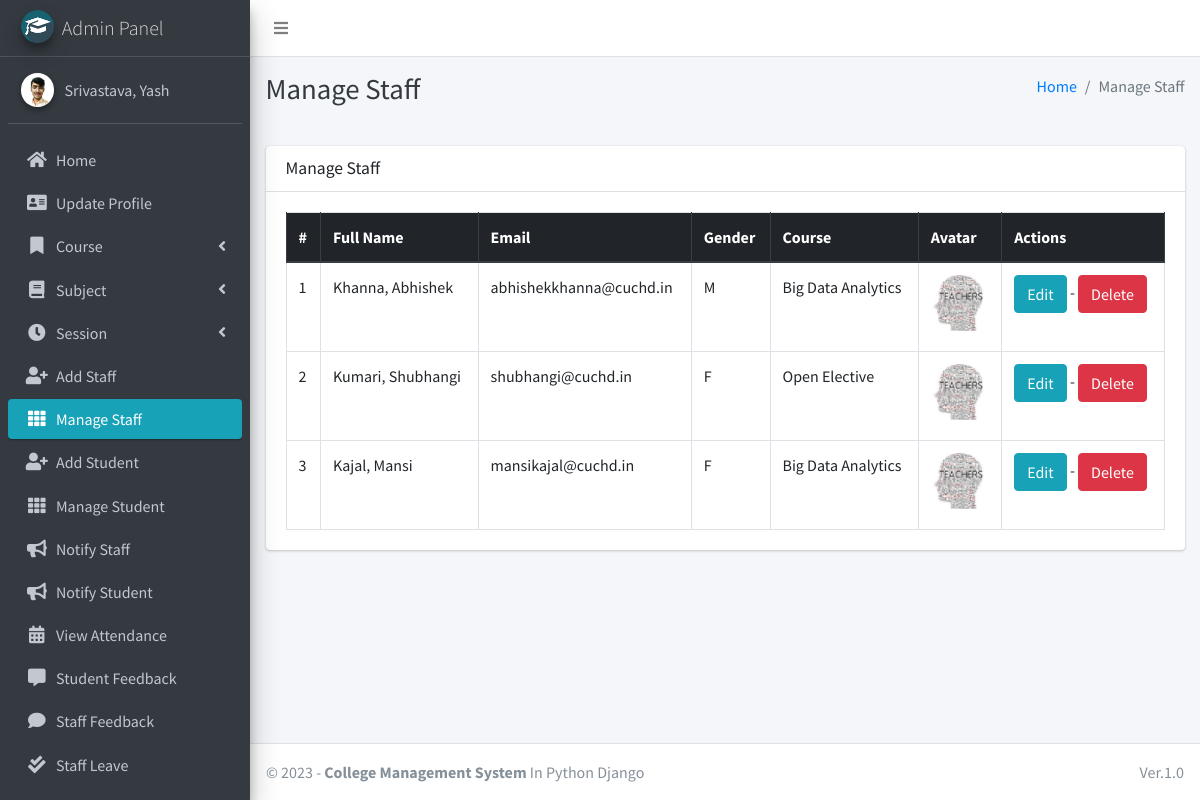
Page /staff/manage/ (signed in) on the committed database.
### main_app/models.py (models this page shows, shortened)
class CustomUser(AbstractUser):
    USER_TYPE = ((1, "HOD"), (2, "Staff"), (3, "Student"))
    GENDER = [("M", "Male"), ("F", "Female")]
    username = None  # Removed username, using email instead
    email = models.EmailField(unique=True)
    user_type = models.CharField(default=1, choices=USER_TYPE, max_length=1)
    gender = models.CharField(max_length=1, choices=GENDER)
    profile_pic = models.ImageField()
    address = models.TextField()
    fcm_token = models.TextField(default="")  # For firebase notifications
    created_at = models.DateTimeField(auto_now_add=True)
    updated_at = models.DateTimeField(auto_now=True)
    USERNAME_FIELD = "email"
    REQUIRED_FIELDS = []
    objects = CustomUserManager()
    def __str__(self):
        return self.last_name + ", " + self.first_name

class Staff(models.Model):
    course = models.ForeignKey(Course, on_delete=models.DO_NOTHING, null=True, blank=False)
    admin = models.OneToOneField(CustomUser, on_delete=models.CASCADE)

class Course(models.Model):
    name = models.CharField(max_length=120)
    created_at = models.DateTimeField(auto_now_add=True)
    updated_at = models.DateTimeField(auto_now=True)

### main_app/hod_views.py (the view)
# urls.py: path("staff/manage/", hod_views.manage_staff, name='manage_staff'),
def manage_staff(request):
    allStaff = CustomUser.objects.filter(user_type=2)
    context = {
        'allStaff': allStaff,
        'page_title': 'Manage Staff'
    }
    return render(request, "hod_template/manage_staff.html", context)

### main_app/templates/hod_template/manage_staff.html
{% extends 'main_app/base.html' %}
{% load static %}
{% block page_title %}{{page_title}}{% endblock page_title %}
{% block content %}
<section class="content">
    <div class="container-fluid">
        <div class="row">
            <div class="col-md-12">
                <div class="card">
                    <div class="card-header">
                        <h3 class="card-title">{{page_title}}</h3>
                    </div>
                    <div class="card-body">
                        <table id="example2" class="table table-bordered table-hover">
                            <thead class="thead-dark">
                                <tr>
                                    <th>#</th>
                                    <th>Full Name</th>
                                    <th>Email</th>
                                    <th>Gender</th>
                                    <th>Course</th>
                                    <th>Avatar</th>
                                    <th>Actions</th>
                                </tr>
                            </thead>
                            <tbody>
                                {% for staff in allStaff %}
                                <tr>
                                    <td>{{ forloop.counter }}</td>
                                    <td>{{staff.last_name}}, {{staff.first_name}}</td>
                                    <td>{{staff.email}}</td>
                                    <td>{{staff.gender}}</td>
                                    <td>{{staff.staff.course.name}}</td>
                                    <td>
                                        {% if staff.profile_pic == ""  %}
                                        No Image
                                        {% else %}
                                        <img class="img img-fluid mb-2" height="56" width="56"
                                            src="{{staff.profile_pic}}" alt="">
                                        {% endif %}
                                    </td>
                                    <td>
                                        <a href="{% url 'edit_staff' staff.staff.id %}" class="btn btn-info">Edit</a> -
                                        <a href="{% url 'delete_staff' staff.staff.id %}" class="btn btn-danger" onclick="return confirm('Are you sure about this ?')">Delete</a>
                                    </td>
                                </tr>
                                {% endfor %}
                            </tbody>
                        </table>
                    </div>
                </div>
            </div>
        </div>
    </div>
</section>
{% endblock content %}

### main_app/templates/main_app/sidebar_template.html (shortened to what this page needs)
{% load static %}
<aside class="main-sidebar sidebar-dark-info elevation-4">
    {% if request.user.user_type == '1' %}
    <a href="{% url 'admin_home' %}" class="brand-link">
        <img src="{% static 'dist/img/cmsl.png' %} " alt="AdminLTE Logo"
            class="brand-image img-circle elevation-3" >
        <span class="brand-text font-weight-light">Admin Panel</span>
    </a>
    <div class="sidebar">
        <div class="user-panel mt-3 pb-3 mb-3 d-flex">
            <div class="image">
                <img src="{{ request.user.profile_pic}}" class="img-circle elevation-2" alt="User Image">
            </div>
            <div class="info">
                <a href="#" class="d-block">{{user}}</a>
            </div>
        </div>
        <nav class="mt-2">
            <ul class="nav nav-pills nav-sidebar flex-column" data-widget="treeview" role="menu" data-accordion="false">
                <li class="nav-item">
                    {% url 'admin_home' as admin_home %}
                    <a href="{{admin_home}}" class="nav-link {% if admin_home == request.path %} active {% endif %}">
                        <i class="nav-icon fas fa-home"></i>
                        <p>
                            Home
                        </p>
                    </a>
                </li>
                <li class="nav-item">
                    {% url 'admin_view_profile' as admin_view_profile %}
                    <a href="{{admin_view_profile}}"
                        class="nav-link {% if admin_view_profile == request.path %} active {% endif %}">
                        <i class="nav-icon fas fa-address-card"></i>
                        <p>
                            Update Profile
                        </p>
                    </a>
                </li>
                <li class="nav-item has-treeview">
                    <a href="#" class="nav-link">
                        <i class="nav-icon fas fa-bookmark"></i>
                        <p>
                            Course
                            <i class="fas fa-angle-left right"></i>
                        </p>
                    </a>
                </li>
                <li class="nav-item has-treeview">
                    <a href="#" class="nav-link">
                        <i class="nav-icon fas fa-book"></i>
                        <p>
                            Subject
                            <i class="fas fa-angle-left right"></i>
                        </p>
                    </a>
                </li>
                <li class="nav-item has-treeview">
                    <a href="#" class="nav-link">
                        <i class="nav-icon fas fa-clock"></i>
                        <p>
                            Session
                            <i class="fas fa-angle-left right"></i>
                        </p>
                    </a>
                </li>
                <li class="nav-item">
                    {% url 'add_staff' as add_staff %}
                    <a href="{{add_staff}}" class="nav-link {% if add_staff == request.path %} active {% endif %}">
                        <i class="nav-icon fas fa-user-plus"></i>
                        <p>
                            Add Staff
                        </p>
                    </a>
                </li>
                <li class="nav-item">
                    {% url 'manage_staff' as manage_staff %}
                    {% url 'edit_staff' staff_id as edit_staff %}
                    <a href="{{manage_staff}}"
                        class="nav-link {% if manage_staff == request.path or request.path == edit_staff %} active {% endif %}">
                        <i class="nav-icon fas fa-th"></i>
                        <p>
                            Manage Staff
                        </p>
                    </a>
                </li>
                <li class="nav-item">
                    {% url 'add_student' as add_student%}
                    <a href="{{add_student}}" class="nav-link  {% if add_student == request.path %} active {% endif %}">
                        <i class="nav-icon fas fa-user-plus"></i>
                        <p>
                            Add Student
                        </p>
                    </a>
                </li>
                <li class="nav-item">
                    {% url 'manage_student' as manage_student %}
                    {% url 'edit_student' student_id as edit_student %}
                    <a href="{{manage_student}}"
                        class="nav-link  {% if edit_student == request.path or manage_student == request.path %} active {% endif %}">
                        <i class="nav-icon fas fa-th"></i>
                        <p>
                            Manage Student
                        </p>
                    </a>
                </li>
                <li class="nav-item">
                    {% url 'admin_notify_staff' as admin_notify_staff %}
                    <a href="{{admin_notify_staff}}"
                        class="nav-link {% if admin_notify_staff == request.path %} active {% endif %}">
                        <i class="nav-icon fas fa-bullhorn"></i>
                        <p>
                            Notify Staff
                        </p>
                    </a>
                </li>
                <li class="nav-item">
                    {% url 'admin_notify_student' as admin_notify_student %}
                    <a href="{{admin_notify_student}}"
                        class="nav-link {% if admin_notify_student == request.path %} active {% endif %}">
                        <i class="nav-icon fas fa-bullhorn"></i>
                        <p>
                            Notify Student
                        </p>
                    </a>
                </li>
                <li class="nav-item">
                    {% url 'admin_view_attendance' as admin_view_attendance %}
                <li class="nav-item">
                    <a href="{{admin_view_attendance}}"
                        class="nav-link  {% if admin_view_attendance == request.path %} active {% endif %}">
                        <i class="nav-icon fas fa-calendar-alt"></i>
                        <p>
                            View Attendance
                        </p>
                    </a>
                </li>
                <li class="nav-item">
                    {% url 'student_feedback_message' as student_feedback_message %}
                    <a href="{{ student_feedback_message }}"
                        class="nav-link  {% if student_feedback_message == request.path %} active {% endif %}">
                        <i class="nav-icon fas fa-comment-alt"></i>
                        <p>
                            Student Feedback
                        </p>
                    </a>
                </li>
                <li class="nav-item">
                    {% url 'staff_feedback_message' as staff_feedback_message %}
                    <a href="{{staff_feedback_message}}"
                        class="nav-link   {% if staff_feedback_message == request.path %} active {% endif %}">
                        <i class="nav-icon fas fa-comment"></i>
                        <p>
                            Staff Feedback
                        </p>
                    </a>
                </li>
                <li class="nav-item">
                    {% url 'view_staff_leave' as view_staff_leave %}
                    <a href="{{view_staff_leave}}"
                        class="nav-link  {% if view_staff_leave == request.path %} active {% endif %}">
                        <i class="nav-icon fas fa-check-double"></i>
                        <p>
                            Staff Leave
                        </p>
                    </a>
                </li>
                <li class="nav-item">
                    {% url 'view_student_leave' as view_student_leave %}
                    <a href="{% url 'view_student_leave' %}"
                        class="nav-link  {% if view_student_leave == request.path %} active {% endif %}">
                    </a>
                </li>
                                        {% endif %}
                                    </ul>
                                </nav>
                            </div>
</aside>

### rows in the picture
CustomUser: user.profile_pic (picture), last_name+first_name "Srivastava, Yash"
CustomUser: last_name "Khanna", first_name "Abhishek", email "abhishekkhanna@cuchd.in", gender "M", staff.course.name "Big Data Analytics", profile_pic (picture)
CustomUser: last_name "Kumari", first_name "Shubhangi", email "shubhangi@cuchd.in", gender "F", staff.course.name "Open Elective", profile_pic (picture)
CustomUser: last_name "Kajal", first_name "Mansi", email "mansikajal@cuchd.in", gender "F", staff.course.name "Big Data Analytics", profile_pic (picture)

### other values in the picture
{{ page_title }} "Manage Staff"
